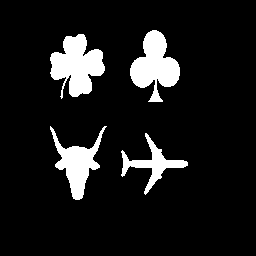
%> input picture Project/CSE585-p2/match1.gif, 256 x 256 px
$ octave Shape_Analysis.m   (GNU Octave 9; MATLAB toolbox functions it lacks are replaced by stand-ins)
%> lines starting %> are read from the running program, lines starting %| are printed output that depends on the picture; in (x1, y1, x2, y2) boxes, pixels count from 0 and x2, y2 are one past the last pixel; in counts of white or black regions, pixels touching at a corner belong together; the program's own positions count from 1; long printed decimals are rounded
### Project/CSE585-p2/cropImage.m
%%%%%%%%%%%%%  Function cropImage %%%%%%%%%%%%%%%%%%%%%%%%%%%%%%%%%%%%
% Purpose:
%     Find target image from original image
%
% Input Variables:
%     Original image
%     Target image label
%
% Returned Results:
%     Target image
%
% Processing Flow:
%     1. By using built-in function bwconncomp
%
%  Restrictions/Notes:
%      None
%
%  The following functions are called:
%      None
%
%  Author:      Jiaming Chai, Ling Zhang, Yifei
%  Xiao
%  Date:        2/17/2020
%%%%%%%%%%%%%%%%%%%%%%%%%%%%%%%%%%%%%%%%%%%%%%%%%%%%%%%%%%%%%%%%%%%%%%%

function [new_im] = cropImage(im, label)
    im_ori = im;
    CC = bwconncomp(im);
    im(CC.PixelIdxList{label}) = 0;
    new_im = im_ori - im;
end

### Project/CSE585-p2/isolateImage.m
%%%%%%%%%%%%%  Function isolateImage %%%%%%%%%%%%%%%%%%%%%%%%%%%%%%%%%%%%
% Purpose:
%     Isolate target image and find its boundary
%
% Input Variables:
%     Original image
%     Target image
%     Target image label
%
% Returned Results:
%     Cropped image with boundary
%
% Processing Flow:
%     1. Find the most left, most right, most top, most bottom pixel of
%     target image
%     2. Crop image
%
%  Restrictions/Notes:
%      None
%
%  The following functions are called:
%      None
%
%  Author:      Jiaming Chai, Ling Zhang, Yifei
%  Xiao
%  Date:        2/17/2020
%%%%%%%%%%%%%%%%%%%%%%%%%%%%%%%%%%%%%%%%%%%%%%%%%%%%%%%%%%%%%%%%%%%%%%%

function [iso_im] = isolateImage(im,L,label)
    [r, c] = find(L==label);
    rc = [r,c];
    m = length(rc);

    minX = 256;
    maxX = 1;
    minY = 256;
    maxY = 1;

    for i = 1:m
        if rc(i,1) < minX
            minX = rc(i,1);
        end

        if rc(i,1) > maxX
            maxX = rc(i,1);
        end

        if rc(i,2) < minY
            minY = rc(i,2);
        end

        if rc(i,2) > maxY
            maxY = rc(i,2);
        end
    end
    iso_im = double(imcrop(im, [minY minX maxY-minY maxX-minX]));
end

### Project/CSE585-p2/complexity.m
%%%%%%%%%%%%%  Function complexity %%%%%%%%%%%%%%%%%%%%%%%%%%%%%%%%%%%%
% Purpose:
%     Calculate size distribution U(n), pectrum f(n), and complexity.
%
% Input Variables:
%     Image
%     Image name
%
% Returned Results:
%     Pecstrum of image
%
% Processing Flow:
%     1. Calculate image size distribution by opening
%     2. Calculate pecstrum and complexity by formula
%
%  Restrictions/Notes:
%      None
%
%  The following functions are called:
%      None
%
%  Author:      Jiaming Chai, Ling Zhang, Yifei
%  Xiao
%  Date:        2/17/2020
%%%%%%%%%%%%%%%%%%%%%%%%%%%%%%%%%%%%%%%%%%%%%%%%%%%%%%%%%%%%%%%%%%%%%%%

function [pecstrum] = complexity(im, name)
    i = 0;
    iter = 0:19;

    % find U(r)
    U = zeros(0);
    while i < 20
        se = ones(2*i+1);
        U(i+1) = sum(imopen(im,se), 'all');
% [4 lines of commented-out code are left out]
        i = i + 1;
    end

    % plot setting
    figure
        plot(iter,U, 'r+'), title(sprintf('Size Distribution of %s', name))
        xlabel('r'), ylabel('U(r)')
        set(gca, 'XTick',iter)
    pause(0.5)


    % pecstrum
    pecstrum = -1*diff(U)./sum(im,'all');

    % remove the last one since len(pecstrum) = len(U) - 1
    iter(end) = [];

    figure
        bar(iter, pecstrum), title(sprintf('Pectrum of %s', name))
        xlabel('r'), ylabel('U(r)')
        set(gca, 'XTick',iter)
    pause(0.5)


    complexity = -1*sum(pecstrum(pecstrum~=0).*log10(pecstrum(pecstrum~=0)));

    fprintf('%s complexity is %f\n', name, complexity)
end

### Project/CSE585-p2/patternRecognition.m
%%%%%%%%%%%%%  Function patternRecognition %%%%%%%%%%%%%%%%%%%%%%%%%%%%%%%%%%%%
% Purpose:
%     Find distance between images
%
% Input Variables:
%     Pecstrum of known image
%     Pecstrum of unknown image
%
% Returned Results:
%     Distance between two images
%
% Processing Flow:
%     1. Create Cn
%     2. Find distance
%
%  Restrictions/Notes:
%      None
%
%  The following functions are called:
%      None
%
%  Author:      Jiaming Chai, Ling Zhang, Yifei
%  Xiao
%  Date:        2/18/2020
%%%%%%%%%%%%%%%%%%%%%%%%%%%%%%%%%%%%%%%%%%%%%%%%%%%%%%%%%%%%%%%%%%%%%%%

function [distance] = patternRecognition(pecstrum, unknown_pecstrum)
    cn = [1.0, 0.8, 0.6, 0.4, 0.2, 0.1, 0.1, 0.1, 0.1, 0.1];

    distance = 0;
    n = 1;
    while n < 11
        distance = distance + sqrt(cn(n)*(unknown_pecstrum(n) - pecstrum(n))^2);
        n = n + 1;
    end
end

### Project/CSE585-p2/Shape_Analysis.m
%%%%%%%%%%%%%  Function Shape_Analysis %%%%%%%%%%%%%%%%%%%%%%%%%%%%%%%%%%%%
% Purpose:
%     Shape analyze of images
%
% Input Variables:
%     Original image
%
% Returned Results:
%     Best match figure from another image
%
% Processing Flow:
%     1. Crop the image
%     2. Find size distribution U(n), pectrum f(n), and complexity
%     3. Find match image
%
%  Restrictions/Notes:
%      None
%
%  The following functions are called:
%      cropImage.m
%      isolateImage.m
%      complexity.m
%      patternRecognition.m
%
%  Author:      Jiaming Chai, Ling Zhang, Yifei
%  Xiao
%  Date:        2/18/2020
%%%%%%%%%%%%%%%%%%%%%%%%%%%%%%%%%%%%%%%%%%%%%%%%%%%%%%%%%%%%%%%%%%%%%%%

clear
clc
close all

im = double(imread('match1.gif'));
%> im: size 256x256 double; values 0 (black) and 1 (white), 10% white; 4 white regions, box (x1, y1, x2, y2) and area: (50, 34, 105, 99) 2125, (130, 30, 180, 102) 1945, (50, 126, 107, 200) 1511, (121, 133, 188, 195) 1003

%Isolate each image
%clover: 1; steer: 2; airplane: 3; spade: 4
crop_clover = cropImage(im, 1);
%> in cropImage, `CC = bwconncomp(im);`: CC = 4 connected components
%> in cropImage, `new_im = im_ori - im;`: new_im: size 256x256 double; values 0 (black) and 1 (white), 3.2% white; 1 white region, box (x1, y1, x2, y2) and area: (50, 34, 105, 99) 2125
crop_steer = cropImage(im, 2);
%> in cropImage (call 2), `im(CC.PixelIdxList{label}) = 0;`: im: size 256x256 double; values 0 (black) and 1 (white), 7.7% white; 3 white regions, box (x1, y1, x2, y2) and area: (50, 34, 105, 99) 2125, (130, 30, 180, 102) 1945, (121, 133, 188, 195) 1003
%> in cropImage (call 2), `new_im = im_ori - im;`: new_im: size 256x256 double; values 0 (black) and 1 (white), 2.3% white; 1 white region, box (x1, y1, x2, y2) and area: (50, 126, 107, 200) 1511
crop_airplane = cropImage(im, 3);
%> in cropImage (call 3), `im(CC.PixelIdxList{label}) = 0;`: im: size 256x256 double; values 0 (black) and 1 (white), 8.5% white; 3 white regions, box (x1, y1, x2, y2) and area: (50, 34, 105, 99) 2125, (130, 30, 180, 102) 1945, (50, 126, 107, 200) 1511
%> in cropImage (call 3), `new_im = im_ori - im;`: new_im: size 256x256 double; values 0 (black) and 1 (white), 1.5% white; 1 white region, box (x1, y1, x2, y2) and area: (121, 133, 188, 195) 1003
crop_spade = cropImage(im, 4);
%> in cropImage (call 4), `im(CC.PixelIdxList{label}) = 0;`: im: size 256x256 double; values 0 (black) and 1 (white), 7.1% white; 3 white regions, box (x1, y1, x2, y2) and area: (50, 34, 105, 99) 2125, (50, 126, 107, 200) 1511, (121, 133, 188, 195) 1003
%> in cropImage (call 4), `new_im = im_ori - im;`: new_im: size 256x256 double; values 0 (black) and 1 (white), 3% white; 1 white region, box (x1, y1, x2, y2) and area: (130, 30, 180, 102) 1945

clover = isolateImage(crop_clover, crop_clover, 1);
%> in isolateImage, `[r, c] = find(L==label);`: r = 2125 values from 35 to 99; c = 2125 values from 51 to 105
%> in isolateImage, `rc = [r,c];`: rc = 2125 rows, first 12: [58 51; 59 51; 60 51; 61 51; 73 51; 74 51; 55 52; 56 52; 57 52; 58 52; 59 52; 60 52]
%> in isolateImage, `m = length(rc);`: m = 2125
%> the loop in isolateImage, `for i = 1:m` made 2125 passes
%> (minX, maxX, minY) on pass 1: (58, 58, 51)
%> maxX on passes 2, 3, 4, 5, 6, 23: 59, 60, 61, 73, 74, 75
%> after the loop in isolateImage, `for i = 1:m`: maxX = 99; maxY = 105; minX = 35
%> in isolateImage, `iso_im = double(imcrop(im, [minY minX maxY-minY maxX-minX]));`: iso_im: size 65x55 double; values 0 (black) and 1 (white), 59.4% white; 5 black regions (1 under 20 px), largest, box (x1, y1, x2, y2) and area: (12, 37, 55, 65) 531, (33, 0, 55, 32) 353, (0, 0, 28, 23) 300, (0, 40, 16, 65) 251
steer = isolateImage(crop_steer, crop_steer, 1);
%> in isolateImage (call 2), `rc = [r,c];`: rc = 1511 rows, first 12: [127 51; 128 51; 129 51; 130 51; 128 52; 129 52; 130 52; 131 52; 132 52; 129 53; 130 53; 131 53]
%> the loop in isolateImage (call 2), `for i = 1:m` made 1511 passes
%> (minX, maxX, minY) on pass 1: (127, 127, 51)
%> maxX on passes 2, 3, 4, 8, 9, 14: 128, 129, 130, 131, 132, 133
%> in isolateImage (call 2), `iso_im = double(imcrop(im, [minY minX maxY-minY maxX-minX]));`: iso_im: size 74x57 double; values 0 (black) and 1 (white), 35.8% white; 1 white region, box (x1, y1, x2, y2) and area: (0, 0, 57, 74) 1511
spade = isolateImage(crop_spade, crop_spade, 1);
%> in isolateImage (call 3), `rc = [r,c];`: rc = 1945 rows, first 12: [69 131; 70 131; 71 131; 72 131; 73 131; 74 131; 75 131; 76 131; 66 132; 67 132; 68 132; 69 132]
%> in isolateImage (call 3), `iso_im = double(imcrop(im, [minY minX maxY-minY maxX-minX]));`: iso_im: size 72x50 double; values 0 (black) and 1 (white), 54% white; 4 black regions, box (x1, y1, x2, y2) and area: (27, 0, 50, 37) 454, (0, 0, 22, 38) 444, (0, 46, 25, 72) 387, (27, 46, 50, 72) 370
airplane = isolateImage(crop_airplane, crop_airplane, 1);
%> in isolateImage (call 4), `rc = [r,c];`: rc = 1003 rows, first 12: [152 122; 153 122; 175 122; 176 122; 151 123; 152 123; 153 123; 154 123; 155 123; 156 123; 157 123; 158 123]
%> in isolateImage (call 4), `iso_im = double(imcrop(im, [minY minX maxY-minY maxX-minX]));`: iso_im: size 62x67 double; values 0 (black) and 1 (white), 24.1% white; 1 white region, box (x1, y1, x2, y2) and area: (0, 0, 67, 62) 1003

%show image
figure
ax1 = subplot(2,2,1);
    imshow(clover), title('Isolated Clover')
ax2 = subplot(2,2,2);
    imshow(spade), title('Isolated Spade')
ax3 = subplot(2,2,3);
    imshow(steer), title('Isolated Steer')
ax4 = subplot(2,2,4);
    imshow(airplane), title('Isolated Airplane')
pause(0.5)

% Calculate size distribution U(n), pectrum f(n), and complexity
clover_pecstrum = complexity(clover, 'clover');
%> after the loop in complexity, `while i < 20`: U = 20 values, max 2125 at index 1, min 0 at index 12, mean 946.6; i = 20
%> in complexity, `set(gca, 'XTick',iter)`:
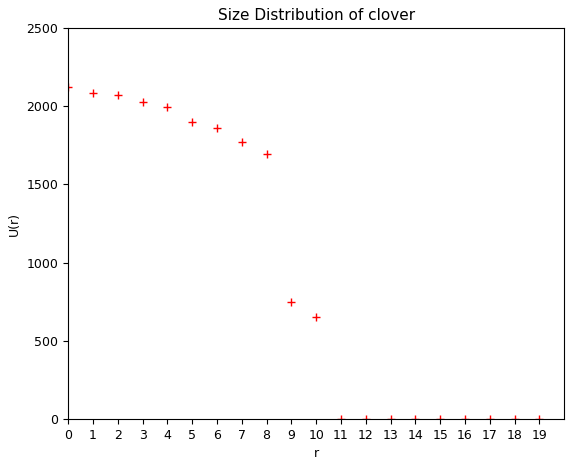
%> figure redrawn from the program's plot data; highest point at x = 0, y = 2125
%> in complexity, `pecstrum = -1*diff(U)./sum(im,'all');`: pecstrum = 19 values, max 0.448 at index 9, min 0 at index 12, mean 0.0526
%> in complexity, `complexity = -1*sum(pecstrum(pecstrum~=0).*log10(pecstrum(pecstrum~=0)..`: complexity = 0.682
%| clover complexity is 0.6816
%> figure, not shown here; tallest bar 0.448 high, from x = 7.6 to 8.4
%> clover_pecstrum has the same summary as pecstrum in complexity
steer_pecstrum = complexity(steer, 'steer');
%| steer complexity is 0.8501
%> figure, not shown here; tallest bar 0.411 high, from x = 10.6 to 11.4
%> steer_pecstrum = 19 values, max 0.411 at index 12, min 0 at index 13, mean 0.0526
spade_pecstrum = complexity(spade, 'spade');
%| spade complexity is 0.7103
%> figure, not shown here; tallest bar 0.422 high, from x = 9.6 to 10.4
%> spade_pecstrum = 19 values, max 0.422 at index 11, min 0 at index 12, mean 0.0526
airplane_pecstrum = complexity(airplane, 'airplane');
%| airplane complexity is 0.6975
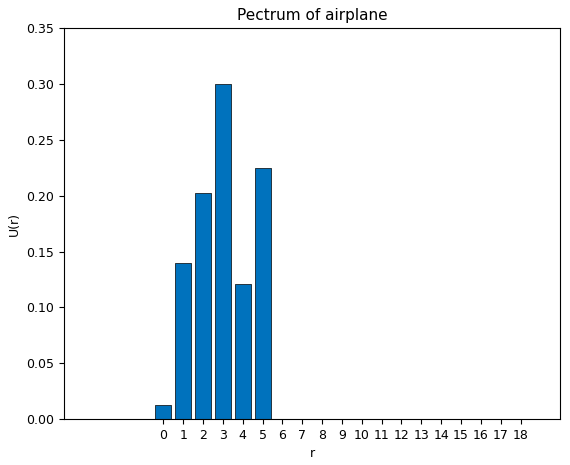
%> figure redrawn from the program's plot data; tallest bar 0.3 high, from x = 2.6 to 3.4
%> airplane_pecstrum = 19 values, max 0.3 at index 4, min 0 at index 7, mean 0.0526


%% rotate image

im = double(imread('match3.gif'));
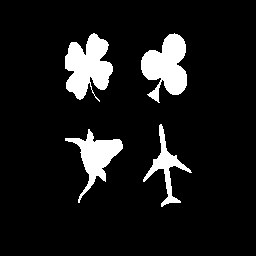
%> input picture Project/CSE585-p2/match3.gif, 256 x 256 px
%> im: size 256x256 double; values 0 (black) and 1 (white), 9.5% white; 4 white regions, box (x1, y1, x2, y2) and area: (65, 33, 113, 102) 2053, (141, 33, 187, 103) 1921, (65, 129, 123, 203) 1397, (143, 124, 192, 207) 871
%clover: 1; steer: 2; spade: 3; airplane: 4
crop_clover_r = cropImage(im, 1);
%> in cropImage (call 5), `new_im = im_ori - im;`: new_im: size 256x256 double; values 0 (black) and 1 (white), 3.1% white; 1 white region, box (x1, y1, x2, y2) and area: (65, 33, 113, 102) 2053
crop_steer_r = cropImage(im, 2);
%> in cropImage (call 6), `im(CC.PixelIdxList{label}) = 0;`: im: size 256x256 double; values 0 (black) and 1 (white), 7.4% white; 3 white regions, box (x1, y1, x2, y2) and area: (65, 33, 113, 102) 2053, (141, 33, 187, 103) 1921, (143, 124, 192, 207) 871
%> in cropImage (call 6), `new_im = im_ori - im;`: new_im: size 256x256 double; values 0 (black) and 1 (white), 2.1% white; 1 white region, box (x1, y1, x2, y2) and area: (65, 129, 123, 203) 1397
crop_spade_r = cropImage(im, 3);
%> in cropImage (call 7), `im(CC.PixelIdxList{label}) = 0;`: im: size 256x256 double; values 0 (black) and 1 (white), 6.6% white; 3 white regions, box (x1, y1, x2, y2) and area: (65, 33, 113, 102) 2053, (65, 129, 123, 203) 1397, (143, 124, 192, 207) 871
%> in cropImage (call 7), `new_im = im_ori - im;`: new_im: size 256x256 double; values 0 (black) and 1 (white), 2.9% white; 1 white region, box (x1, y1, x2, y2) and area: (141, 33, 187, 103) 1921
crop_airplane_r = cropImage(im, 4);
%> call 8 of cropImage, with label = 4
%> in cropImage (call 8), `im(CC.PixelIdxList{label}) = 0;`: im: size 256x256 double; values 0 (black) and 1 (white), 8.2% white; 3 white regions, box (x1, y1, x2, y2) and area: (65, 33, 113, 102) 2053, (141, 33, 187, 103) 1921, (65, 129, 123, 203) 1397
%> in cropImage (call 8), `new_im = im_ori - im;`:
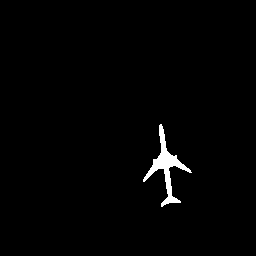
%> new_im: size 256x256 double; values 0 (black) and 1 (white), 1.3% white; 1 white region, box (x1, y1, x2, y2) and area: (143, 124, 192, 207) 871


clover_r = isolateImage(crop_clover_r, crop_clover_r, 1);
%> in isolateImage (call 5), `rc = [r,c];`: rc = 2053 rows, first 12: [57 66; 58 66; 59 66; 60 66; 61 66; 62 66; 63 66; 64 66; 65 66; 66 66; 67 66; 68 66]
%> in isolateImage (call 5), `iso_im = double(imcrop(im, [minY minX maxY-minY maxX-minX]));`: iso_im: size 69x48 double; values 0 (black) and 1 (white), 62% white; 3 black regions, box (x1, y1, x2, y2) and area: (0, 36, 48, 69) 666, (0, 0, 28, 23) 327, (30, 0, 48, 33) 266
steer_r = isolateImage(crop_steer_r, crop_steer_r, 1);
%> in isolateImage (call 6), `rc = [r,c];`: rc = 1397 rows, first 12: [139 66; 140 66; 141 66; 139 67; 140 67; 141 67; 139 68; 140 68; 141 68; 139 69; 140 69; 141 69]
%> in isolateImage (call 6), `iso_im = double(imcrop(im, [minY minX maxY-minY maxX-minX]));`: iso_im: size 74x58 double; values 0 (black) and 1 (white), 32.5% white; 1 white region, box (x1, y1, x2, y2) and area: (0, 0, 58, 74) 1397
spade_r = isolateImage(crop_spade_r, crop_spade_r, 1);
%> in isolateImage (call 7), `rc = [r,c];`: rc = 1921 rows, first 12: [61 142; 62 142; 63 142; 64 142; 65 142; 66 142; 67 142; 68 142; 69 142; 70 142; 58 143; 59 143]
%> in isolateImage (call 7), `iso_im = double(imcrop(im, [minY minX maxY-minY maxX-minX]));`: iso_im: size 70x46 double; values 0 (black) and 1 (white), 59.7% white; 4 black regions, box (x1, y1, x2, y2) and area: (0, 0, 33, 27) 450, (0, 37, 20, 70) 346, (18, 47, 46, 70) 346, (34, 0, 46, 41) 157
airplane_r = isolateImage(crop_airplane_r, crop_airplane_r, 1);
%> call 8 of isolateImage, with label = 1
%> in isolateImage (call 8), `[r, c] = find(L==label);`: r = 871 values from 125 to 207; c = 871 values from 144 to 192
%> in isolateImage (call 8), `rc = [r,c];`: rc = 871 rows, first 12: [180 144; 181 144; 182 144; 178 145; 179 145; 180 145; 181 145; 182 145; 177 146; 178 146; 179 146; 180 146]
%> in isolateImage (call 8), `m = length(rc);`: m = 871
%> the loop in isolateImage (call 8), `for i = 1:m` made 871 passes
%> (minX, minY) on pass 1: (180, 144)
%> minX on passes 4, 9, 14, 20, 26, 33: 178, 177, 175, 174, 172, 171
%> after the loop in isolateImage (call 8), `for i = 1:m`: maxX = 207; maxY = 192; minX = 125
%> in isolateImage (call 8), `iso_im = double(imcrop(im, [minY minX maxY-minY maxX-minX]));`:
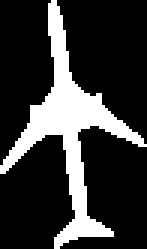
%> iso_im: size 83x49 double (shown 3 times larger); values 0 (black) and 1 (white), 21.4% white; 1 white region, box (x1, y1, x2, y2) and area: (0, 0, 49, 83) 871

%show image
figure
ax1 = subplot(2,2,1);
    imshow(clover_r), title('Isolated Rotated Clover')
ax2 = subplot(2,2,2);
    imshow(spade_r), title('Isolated Rotated Spade')
ax3 = subplot(2,2,3);
    imshow(steer_r), title('Isolated Rotated Steer')
ax4 = subplot(2,2,4);
    imshow(airplane_r), title('Isolated Rotated Airplane')
pause(0.5)


clover_r_pecstrum = complexity(clover_r, 'rotated clover');
%| rotated clover complexity is 0.7261
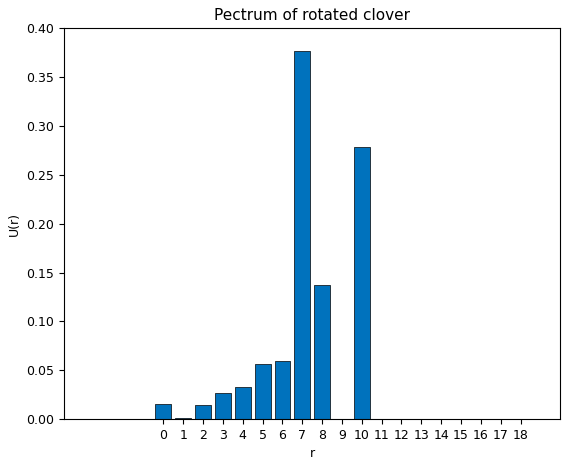
%> figure redrawn from the program's plot data; tallest bar 0.377 high, from x = 6.6 to 7.4
%> clover_r_pecstrum = 19 values, max 0.377 at index 8, min 0 at index 10, mean 0.0526
steer_r_pecstrum = complexity(steer_r, 'rotated steer');
%| rotated steer complexity is 0.863
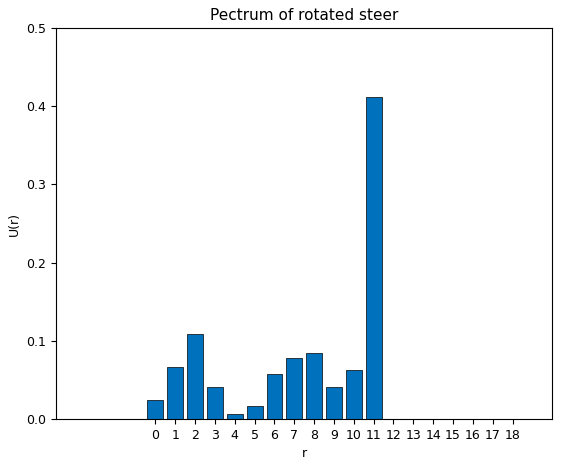
%> figure redrawn from the program's plot data; tallest bar 0.412 high, from x = 10.6 to 11.4
%> steer_r_pecstrum = 19 values, max 0.412 at index 12, min 0 at index 13, mean 0.0526
spade_r_pecstrum = complexity(spade_r, 'rotated spade');
%| rotated spade complexity is 0.7218
%> spade_r_pecstrum = 19 values, max 0.403 at index 13, min 0 at index 14, mean 0.0526
airplane_r_pecstrum = complexity(airplane_r, 'rotated airplane');
%| rotated airplane complexity is 0.6188
%> airplane_r_pecstrum = 19 values, max 0.408 at index 3, min 0 at index 7, mean 0.0526

%% Pattern Recognition

r_pecstrums = reshape([clover_r_pecstrum, steer_r_pecstrum, spade_r_pecstrum, airplane_r_pecstrum], [1, 19, 4]);

% 1: clover, 2: steer, 3: spade, 4: airplane
% clover
disp('clover')
min_distance = Inf;
min_i = Inf;
for i = 1:4
    distance = patternRecognition(clover_pecstrum, r_pecstrums(:,:,i));
    fprintf('%d has distance %f\n', i, distance)
    if distance < min_distance
        min_distance = distance;
        min_i = i;
    end
end
%> this loop made 4 passes
%> (distance, min_distance) on pass 1: (0.265, 0.265)
%> distance on passes 2 to 4: 0.296, 0.278, 0.759
%| 1 has distance 0.2647
%| 2 has distance 0.2956
%| 3 has distance 0.278
%| 4 has distance 0.7589
%> after the loop, min_i = 1
fprintf('Clover best match in match3 in %d, with distance %f\n', min_i, min_distance)
%| Clover best match in match3 in 1, with distance 0.2647
figure
    ax1 = subplot(1,2,1);
    imshow(clover), title('Clover in match1')
    ax2 = subplot(1,2,2);
    imshow(clover_r), title('Best match in match3')
pause(0.5)

% steer
disp('steer')
min_distance = Inf;
min_i = Inf;
for i = 1:4
    distance = patternRecognition(steer_pecstrum, r_pecstrums(:,:,i));
    fprintf('%d has distance %f\n', i, distance)
    if distance < min_distance
        min_distance = distance;
        min_i = i;
    end
end
%> this loop made 4 passes
%> (distance, min_distance) on passes 1 to 2: (0.352, 0.352), (0.141, 0.141)
%> distance on passes 3 to 4: 0.227, 0.541
%| 1 has distance 0.3515
%| 2 has distance 0.1412
%| 3 has distance 0.2274
%| 4 has distance 0.5413
%> after the loop, min_i = 2
fprintf('Steer best match in match3 in %d, with distance %f\n', min_i, min_distance)
%| Steer best match in match3 in 2, with distance 0.1412
figure
    ax1 = subplot(1,2,1);
    imshow(steer), title('Steer in match1')
    ax2 = subplot(1,2,2);
    imshow(steer_r), title('Best match in match3')
pause(0.5)

% spade
disp('spade')
min_distance = Inf;
min_i = Inf;
for i = 1:4
    distance = patternRecognition(spade_pecstrum, r_pecstrums(:,:,i));
    fprintf('%d has distance %f\n', i, distance)
    if distance < min_distance
        min_distance = distance;
        min_i = i;
    end
end
%> this loop made 4 passes
%> (distance, min_distance) on passes 1, 3: (0.242, 0.242), (0.172, 0.172)
%> distance on passes 2, 4: 0.272, 0.727
%| 1 has distance 0.242
%| 2 has distance 0.2721
%| 3 has distance 0.1718
%| 4 has distance 0.7272
%> after the loop, min_i = 3
fprintf('Spade best match in match3 in %d, with distance %f\n', min_i, min_distance)
%| Spade best match in match3 in 3, with distance 0.1718
figure
    ax1 = subplot(1,2,1);
    imshow(spade), title('Spade in match1')
    ax2 = subplot(1,2,2);
    imshow(spade_r), title('Best match in match3')
pause(0.5)

% airplane
disp('airplane')
min_distance = Inf;
min_i = Inf;
for i = 1:4
    distance = patternRecognition(airplane_pecstrum, r_pecstrums(:,:,i));
    fprintf('%d has distance %f\n', i, distance)
    if distance < min_distance
        min_distance = distance;
        min_i = i;
    end
end
%> this loop made 4 passes
%> (distance, min_distance) on passes 1, 2, 4: (0.719, 0.719), (0.514, 0.514), (0.4, 0.4)
%> distance on pass 3: 0.68
%| 1 has distance 0.7185
%| 2 has distance 0.5135
%| 3 has distance 0.6797
%| 4 has distance 0.3996
%> after the loop, min_i = 4
fprintf('Airplane best match in match3 in %d, with distance %f\n', min_i, min_distance)
%| Airplane best match in match3 in 4, with distance 0.3996
figure
    ax1 = subplot(1,2,1);
    imshow(airplane), title('Airplane in match1')
    ax2 = subplot(1,2,2);
    imshow(airplane_r), title('Best match in match3')
pause(0.5)
